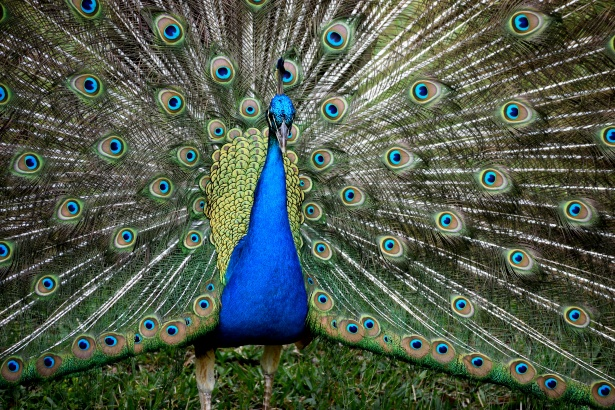
#> input picture images/3-peacock.jpg, 615 x 410 px
$ jupyter execute --allow-errors 'Image Compression .ipynb'   (shell and % lines are left out)
#> lines starting #> are read from the running program, lines starting #| are printed output that depends on the picture
### plot_utils.py
import numpy as np
import matplotlib.pyplot as plt

class plot_utils:
    def __init__(self, img_data, title, num_pixels=10000, colors=None):
        self.img_data = img_data
        self.title = title
        self.num_pixels = num_pixels
        self.colors = colors

    def colorSpace(self):
        if self.colors is None:
            self.colors = self.img_data

        rand = np.random.RandomState(42)
        index = rand.permutation(self.img_data.shape[0])[:self.num_pixels]
        colors = self.colors[index]
        R, G, B = self.img_data[index].T
        fig, ax = plt.subplots(1, 2, figsize=(12,8))
        ax[0].scatter(R, G, color=colors, marker='.')
        ax[0].set(xlabel='Red', ylabel='Green', xlim=(0, 1), ylim=(0, 1))
        ax[1].scatter(R, B, color=colors, marker='.')
        ax[1].set(xlabel='Red', ylabel='Blue', xlim=(0, 1), ylim=(0, 1))
        fig.suptitle(self.title, size=20)

### Image Compression .ipynb
# Image Compression with K-means Clustering

## Importing Libraries

[cell 1]
from __future__ import print_function
import os
import numpy as np
import matplotlib.pyplot as plt
import matplotlib.image as image
plt.style.use("ggplot")

from skimage import io
from sklearn.cluster import KMeans

from ipywidgets import interact, interactive, fixed, interact_manual, IntSlider
import ipywidgets as widgets

[cell 2]
plt.rcParams['figure.figsize'] = (20, 12)

## Data Preprocessing

[cell 3]
image = io.imread('images/3-peacock.jpg')
#> image is the input picture: shape (410, 615, 3); mean R, G, B 79.3, 90.6, 75.4
ax = plt.axes(xticks =[], yticks =[])
ax.imshow(image)

[cell 4]
image.shape
#> Out = (410, 615, 3)

[cell 5]
image_data = (image/255.0).reshape(410*615, 3)   # (image/255.0).reshape(-1,3)
image_data.shape
#> Out = (252150, 3)

## Visualizing the Color Space using Point Clouds

[cell 6]
from plot_utils import plot_utils

[cell 7]
x = plot_utils(image_data, title = 'Input color space: Over 16 million possible colors')
x.colorSpace()
#> in colorSpace, `R, G, B = self.img_data[index].T`: R = 10000 values, max 1 at index 1982, min 0 at index 43, mean 0.311; G = 10000 values, max 1 at index 1151, min 0 at index 96, mean 0.356; B = 10000 values, max 1 at index 65, min 0 at index 66, mean 0.297
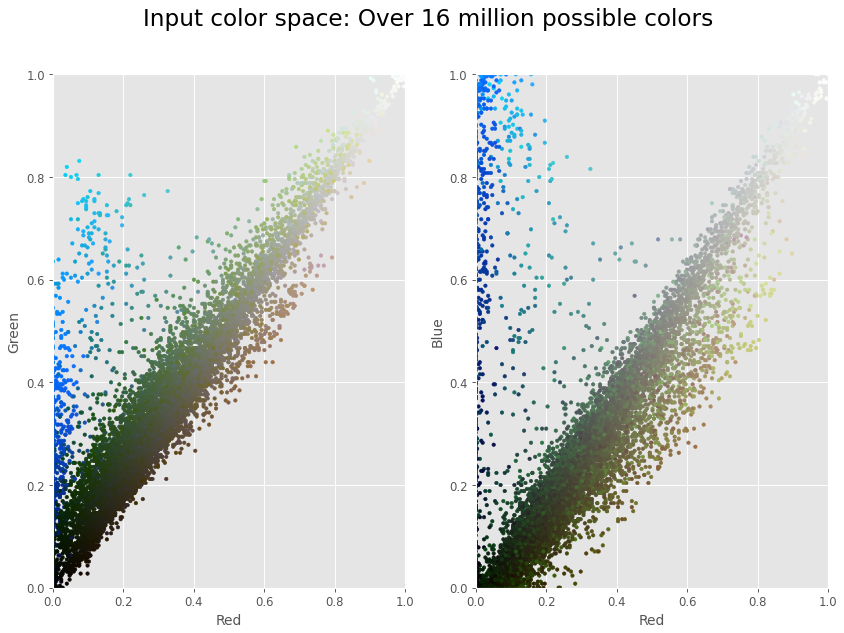
#> figure drawn by matplotlib, 2 panels

## Visualizing the K-means Reduced Color Space

[cell 8]
from sklearn.cluster import MiniBatchKMeans

[cell 9]
k_means = MiniBatchKMeans( n_clusters= 16).fit(image_data)
k_colors = k_means.cluster_centers_[k_means.predict(image_data)]

y = plot_utils(image_data, colors = k_colors, title  = "Reduced color space : 16 colors")
y.colorSpace()
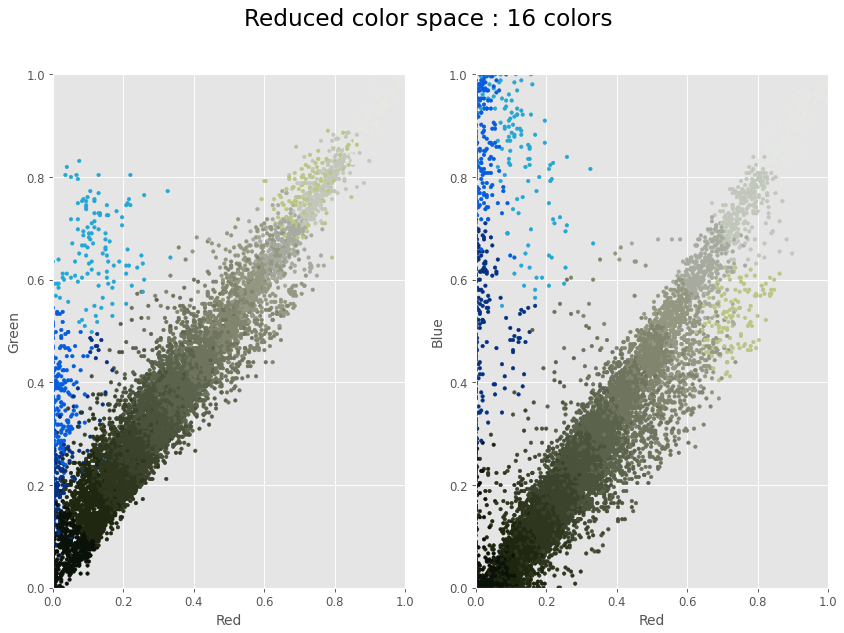
#> figure drawn by matplotlib, 2 panels
#> the sliders are set to 
